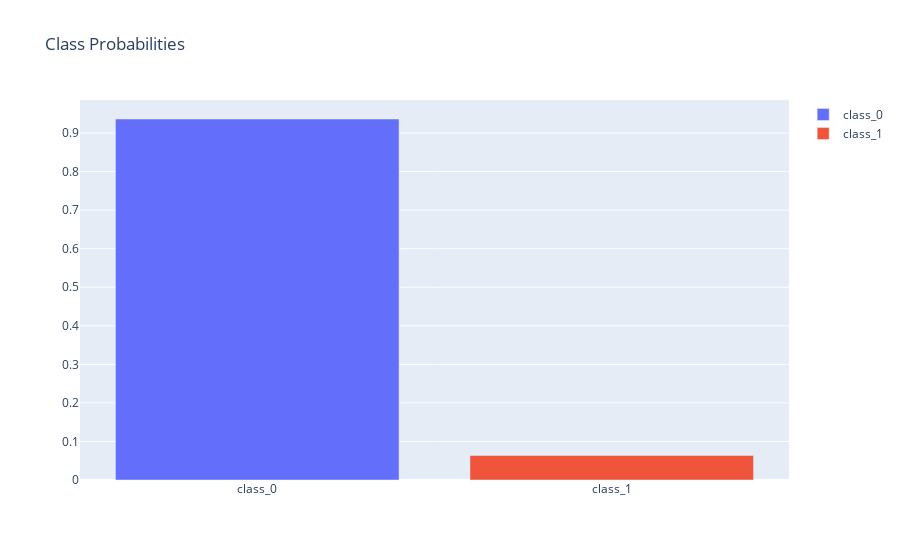

Source (notebook cell):
### Code cell
iplot(
    generate_probability_chart(pred)
)

### Figure 1 — Plotly figure (JSON) as saved in the notebook; plotly's stock layout.template omitted (floating-point values rounded to 4 significant figures)
{"data": [{"name": "class_0", "type": "bar", "x": ["class_0"], "y": [0.9365]}, {"name": "class_1", "type": "bar", "x": ["class_1"], "y": [0.06354]}], "layout": {"title": {"text": "Class Probabilities"}}}
